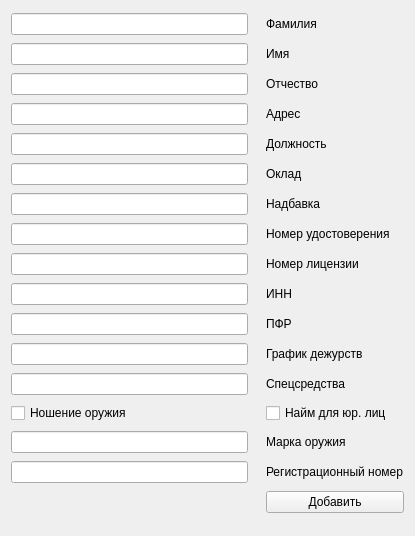
<?xml version="1.0" encoding="UTF-8"?>
<ui version="4.0">
 <class>AddNewEmployee</class>
 <widget class="QWidget" name="AddNewEmployee">
  <property name="geometry">
   <rect>
    <x>0</x>
    <y>0</y>
    <width>415</width>
    <height>536</height>
   </rect>
  </property>
  <property name="windowTitle">
   <string>Добавление нового сотрудника</string>
  </property>
  <layout class="QGridLayout" name="gridLayout">
   <item row="20" column="3">
    <widget class="QPushButton" name="pushButtonAddEmployee">
     <property name="text">
      <string>Добавить</string>
     </property>
    </widget>
   </item>
   <item row="0" column="3">
    <widget class="QLabel" name="label">
     <property name="text">
      <string>Фамилия</string>
     </property>
    </widget>
   </item>
   <item row="7" column="0">
    <widget class="QLineEdit" name="lineEditPremium"/>
   </item>
   <item row="8" column="3">
    <widget class="QLabel" name="label_7">
     <property name="text">
      <string>Номер удостоверения</string>
     </property>
    </widget>
   </item>
   <item row="11" column="3">
    <widget class="QLabel" name="label_10">
     <property name="text">
      <string>ПФР</string>
     </property>
    </widget>
   </item>
   <item row="14" column="0" colspan="3">
    <widget class="QCheckBox" name="checkBoxGun">
     <property name="text">
      <string>Ношение оружия</string>
     </property>
    </widget>
   </item>
   <item row="8" column="0">
    <widget class="QLineEdit" name="lineEditIDNumber">
     <property name="minimumSize">
      <size>
       <width>100</width>
       <height>0</height>
      </size>
     </property>
    </widget>
   </item>
   <item row="10" column="3">
    <widget class="QLabel" name="label_9">
     <property name="text">
      <string>ИНН</string>
     </property>
    </widget>
   </item>
   <item row="13" column="0">
    <widget class="QLineEdit" name="lineEditspecialEquipment"/>
   </item>
   <item row="2" column="0">
    <widget class="QLineEdit" name="lineEditFirstName">
     <property name="minimumSize">
      <size>
       <width>200</width>
       <height>0</height>
      </size>
     </property>
    </widget>
   </item>
   <item row="16" column="3">
    <widget class="QLabel" name="label_15">
     <property name="text">
      <string>Марка оружия</string>
     </property>
    </widget>
   </item>
   <item row="12" column="3">
    <widget class="QLabel" name="label_11">
     <property name="text">
      <string>График дежурств</string>
     </property>
    </widget>
   </item>
   <item row="17" column="0">
    <widget class="QLineEdit" name="lineEditGunNumber"/>
   </item>
   <item row="2" column="3">
    <widget class="QLabel" name="label_2">
     <property name="text">
      <string>Имя</string>
     </property>
    </widget>
   </item>
   <item row="17" column="3">
    <widget class="QLabel" name="label_13">
     <property name="text">
      <string>Регистрационный номер</string>
     </property>
    </widget>
   </item>
   <item row="6" column="0">
    <widget class="QLineEdit" name="lineEditSalary"/>
   </item>
   <item row="3" column="0">
    <widget class="QLineEdit" name="lineEditMiddleName"/>
   </item>
   <item row="6" column="3">
    <widget class="QLabel" name="label_5">
     <property name="text">
      <string>Оклад</string>
     </property>
    </widget>
   </item>
   <item row="16" column="0">
    <widget class="QLineEdit" name="lineEditGunMark"/>
   </item>
   <item row="3" column="3">
    <widget class="QLabel" name="label_3">
     <property name="text">
      <string>Отчество</string>
     </property>
    </widget>
   </item>
   <item row="11" column="0">
    <widget class="QLineEdit" name="lineEditPensionNumber"/>
   </item>
   <item row="12" column="0">
    <widget class="QLineEdit" name="lineEditSchedule"/>
   </item>
   <item row="0" column="0">
    <widget class="QLineEdit" name="lineEditLastName"/>
   </item>
   <item row="9" column="3">
    <widget class="QLabel" name="label_8">
     <property name="text">
      <string>Номер лицензии</string>
     </property>
    </widget>
   </item>
   <item row="9" column="0">
    <widget class="QLineEdit" name="lineEditLicenseNumber"/>
   </item>
   <item row="7" column="3">
    <widget class="QLabel" name="label_6">
     <property name="text">
      <string>Надбавка</string>
     </property>
    </widget>
   </item>
   <item row="13" column="3">
    <widget class="QLabel" name="label_12">
     <property name="text">
      <string>Спецсредства</string>
     </property>
    </widget>
   </item>
   <item row="5" column="0">
    <widget class="QLineEdit" name="lineEditPost"/>
   </item>
   <item row="10" column="0">
    <widget class="QLineEdit" name="lineEditTaxNumber"/>
   </item>
   <item row="5" column="3">
    <widget class="QLabel" name="label_4">
     <property name="text">
      <string>Должность</string>
     </property>
    </widget>
   </item>
   <item row="4" column="0">
    <widget class="QLineEdit" name="lineEditAddress"/>
   </item>
   <item row="4" column="3">
    <widget class="QLabel" name="label_14">
     <property name="text">
      <string>Адрес</string>
     </property>
    </widget>
   </item>
   <item row="14" column="3">
    <widget class="QCheckBox" name="checkBoxIsShedule">
     <property name="text">
      <string>Найм для юр. лиц</string>
     </property>
    </widget>
   </item>
  </layout>
 </widget>
 <resources/>
 <connections/>
</ui>
